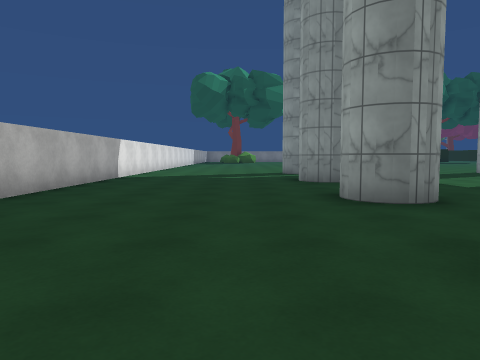
[1] (above)

24 first-person views from a walk through a scene from a Unity 3-D project. The camera is 1.2 m above the floor, tilts 4° down and sees 70° across. The floor is counted in squares, 2 m on a side. Each view is taken from the middle of a square. On the plan, view 1 faces up. The plan holds only what a view shows up to about 10 squares ahead; the rest is blank. The place goes on beyond the plan. The player character is not drawn. Some surface patterns are stand-ins.

[2]
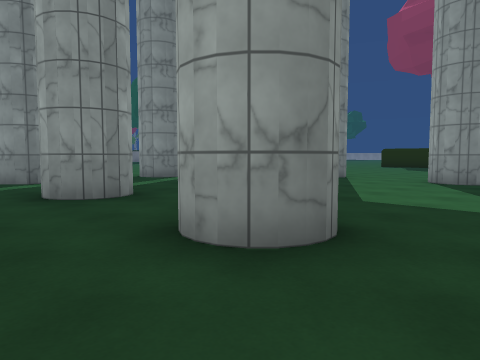

[3]
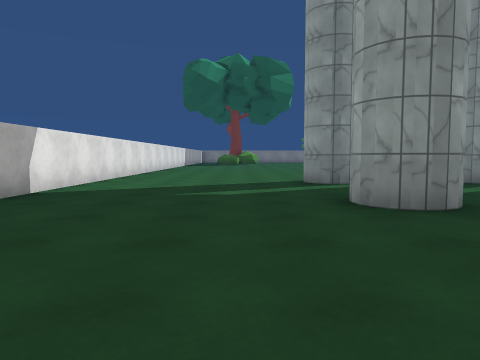

[4]
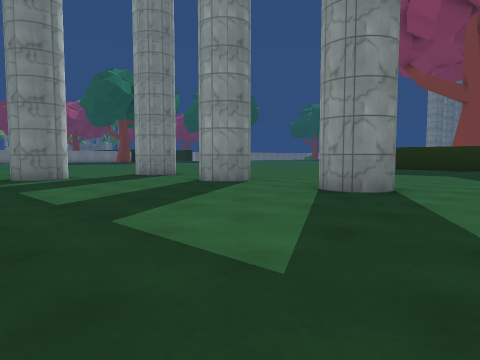

[5]
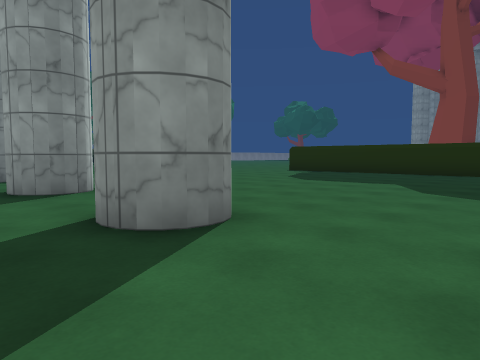

[6]
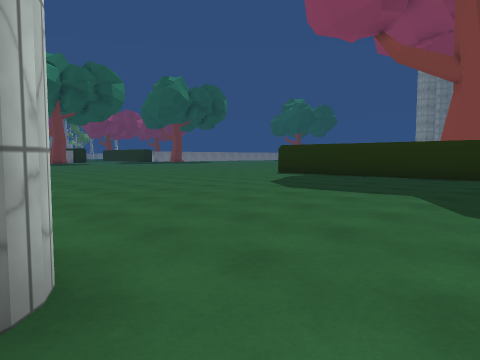

[7]
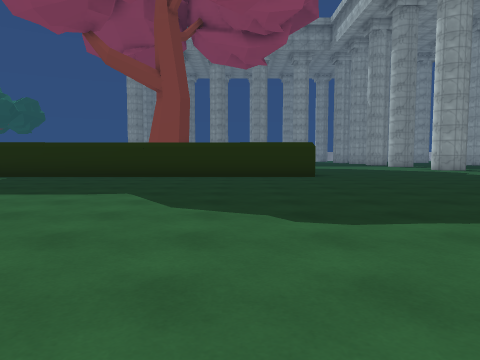

[8]
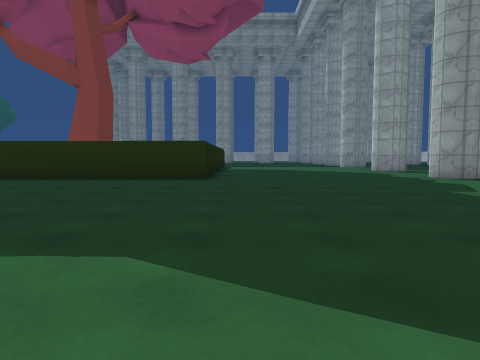

[9]
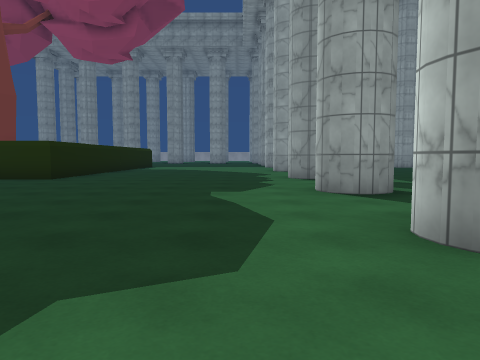

[10]
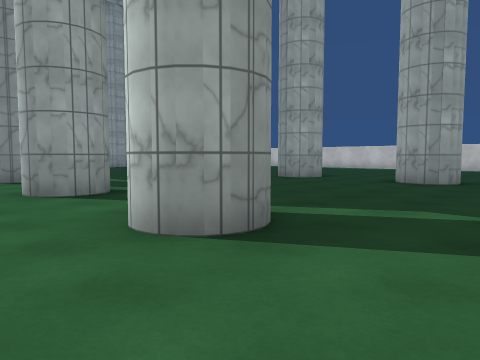

[11]
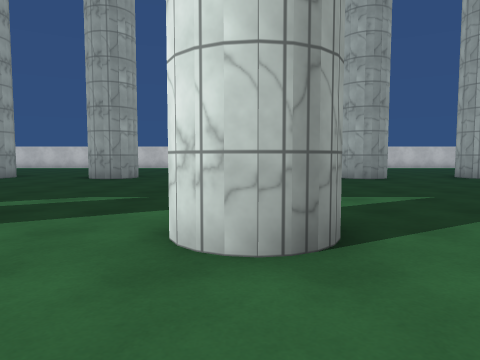

[12]
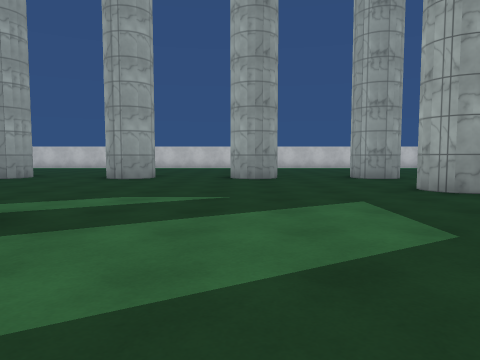

[13]
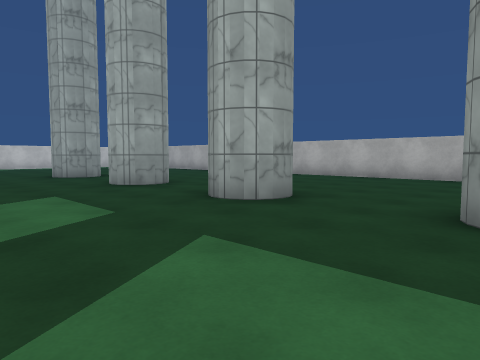

[14]
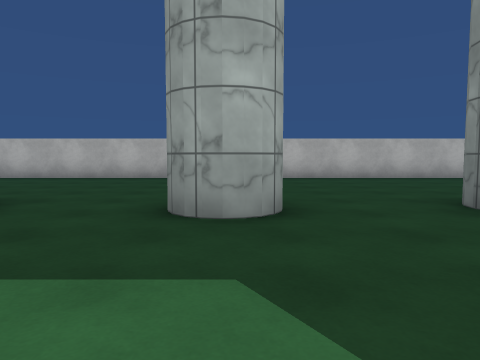

[15]
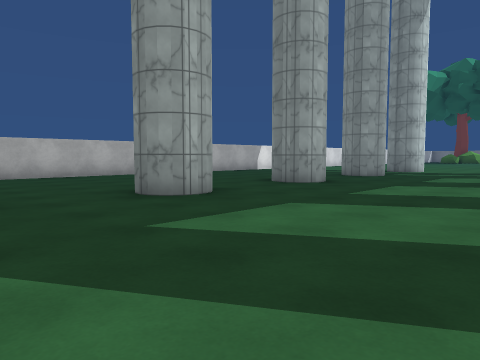

[16]
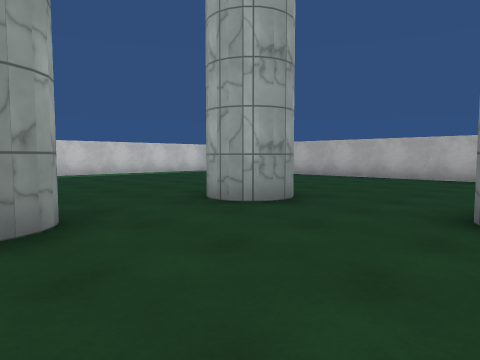

[17]
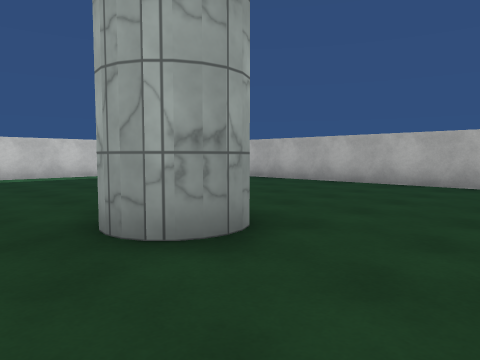

[18]
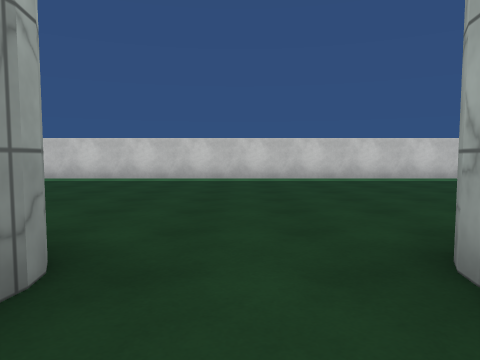

[19]
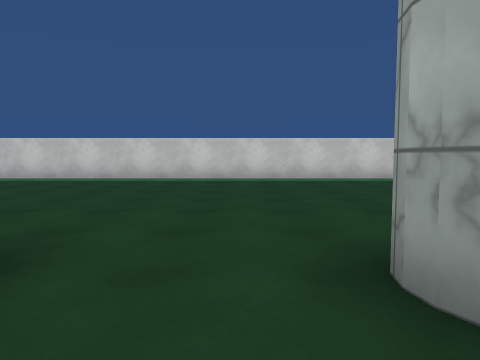

[20]
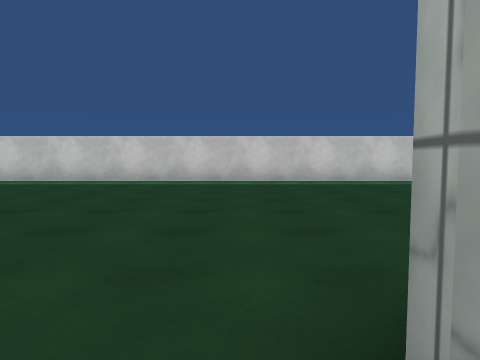

[21]
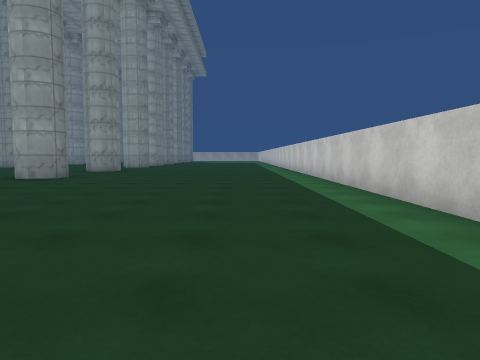

[22]
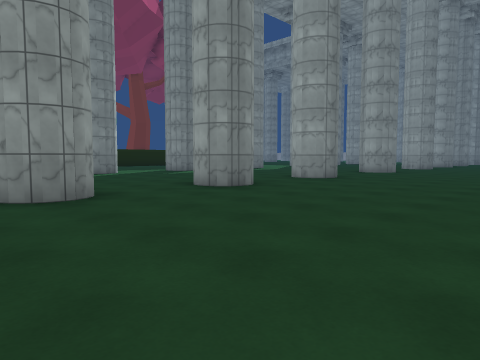

[23]
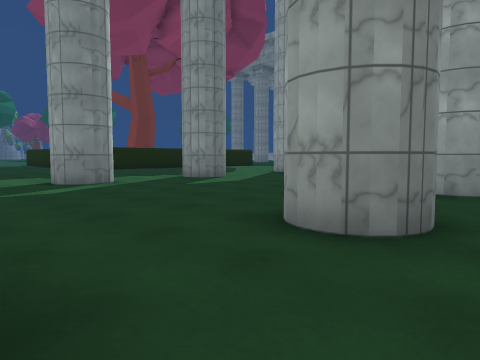

[24]
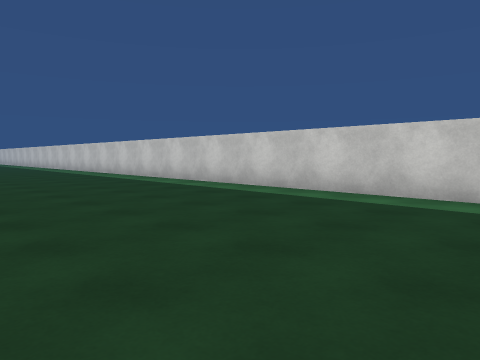

### Floor plan
Key: @ floor where view 1 was taken; # wall or solid block; . floor; H hedge; O other object.
Columns run from 4 left of view 1 to 21 right of it. Each row starts with its distance up from view 1.
 12 #.....#  ##. #  ...
 11 #...... ...... .....
 10 #...... ...... ......  HHH
  9 #.....#......# ........H
  8 #.....#......#.........O
  7 #......................O
  6 #......................O
  5 #.....#......#.........O
  4 #......................O
  3 #......................H
  2 #......................H
  1 #.....#.....   ........HH
  0 #...@.......  ...........
 -1 #...........   ..........
 -2       #.....    .........
 -3    ........  . ..........
 -4 #........................
 -5 #.....#......#...........
 -6 #.....#......#..##..#..##
 -7 #...  ...................
 -8 #..  ....................
 -9 #   ..#..................
-10 # .....................
-11 #.....................
-12 #.....#...#..#..##..#..#
-13 #.....#..##..#..##..#..##
-14 #.........................
-15 #.........................
-16 #.. ......................
-17 #   ......................
-18     ......................
-19    .......................
-20    .......................
-21   ########################

Positions as (right, up) in squares from view 1, and headings:
1: (0, 0), facing up
2: (0, 3), facing up-right
3: (0, 4), facing up
4: (3, 2), facing up-right
5: (7, 2), facing up-right
6: (9, 3), facing up-right
7: (9, 3), facing right
8: (10, 0), facing right
9: (10, -4), facing right
10: (10, -4), facing down-right
11: (9, -3), facing down
12: (6, -3), facing down
13: (6, -2), facing down-left
14: (6, -2), facing left
15: (7, -2), facing up-left
16: (6, -9), facing down-left
17: (4, -10), facing down-left
18: (4, -11), facing down
19: (7, -11), facing down
20: (10, -12), facing down
21: (10, -18), facing right
22: (11, -18), facing up-right
23: (13, -14), facing up-right
24: (14, -15), facing down-right
